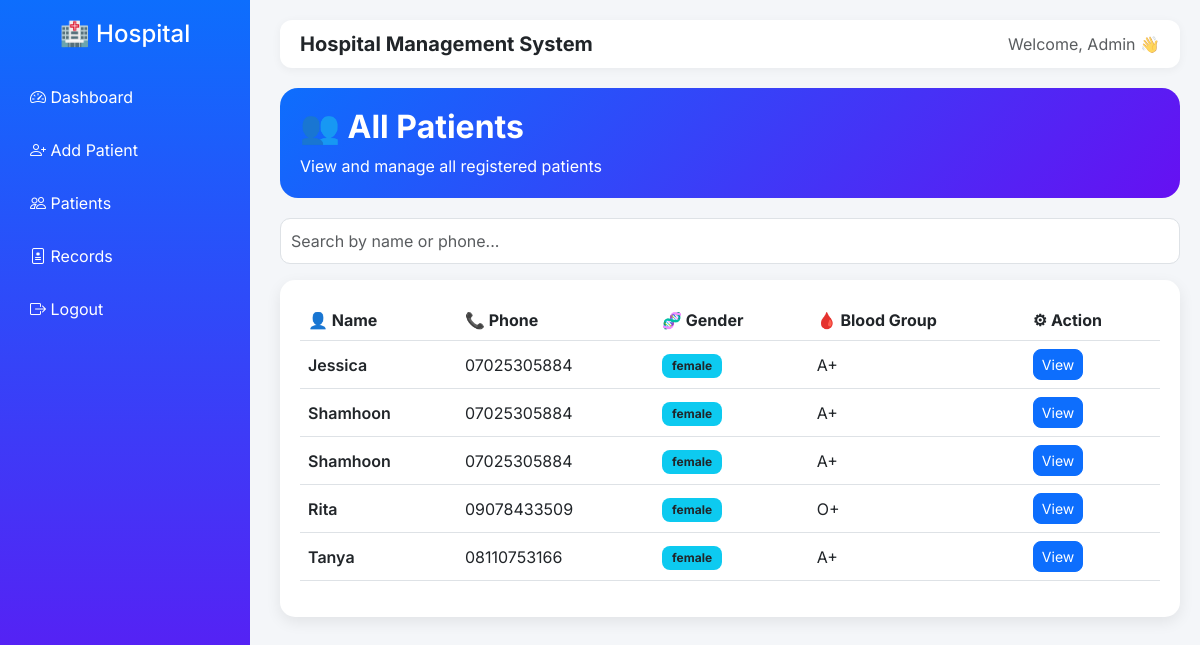
Page /patients on the committed database.
### model.py (models this page shows)
class Patient(db.Model):
    id = db.Column(db.Integer, primary_key=True)
    full_name = db.Column(db.String(100))
    gender = db.Column(db.String(10))
    date_of_birth = db.Column(db.String(20))
    phone = db.Column(db.String(20))
    email = db.Column(db.String(100))
    address = db.Column(db.String(200))
    blood_group = db.Column(db.String(5))
    genotype = db.Column(db.String(5))
    created_at = db.Column(db.DateTime, default=datetime.utcnow)

### app.py (the view)
@app.route('/patients')
def patients():
    all_patients = Patient.query.all()
    return render_template('patients.html', patients=all_patients)

### templates/patients.html (shortened to what this page needs)
{% extends "base.html" %}
{% block content %}
<div class="page-header">
    <h2 class="fw-bold">👥 All Patients</h2>
    <p class="mb-0">View and manage all registered patients</p>
</div>
<div class="mb-3">
    <input type="text" id="searchInput" class="form-control search-box"
           placeholder="Search by name or phone...">
</div>
<div class="card-box">
    <table class="table table-hover align-middle" id="patientTable">
        <thead>
            <tr>
                <th>👤 Name</th>
                <th>📞 Phone</th>
                <th>🧬 Gender</th>
                <th>🩸 Blood Group</th>
                <th>⚙ Action</th>
            </tr>
        </thead>
        <tbody>
            {% for p in patients %}
            <tr>
                <td class="fw-semibold">{{ p.full_name }}</td>
                <td>{{ p.phone }}</td>
                <td>
                    <span class="badge bg-info text-dark badge-gender">
                        {{ p.gender }}
                    </span>
                </td>
                <td>{{ p.blood_group }}</td>
                <td>
                    <a href="/patient/{{ p.id }}" class="btn btn-sm btn-primary btn-view">
                        View
                    </a>
                </td>
            </tr>
            {% endfor %}
        </tbody>
    </table>
</div>
{% endblock %}

### templates/base.html (style rules this page uses)
body { font-family: 'Inter', sans-serif; background: #f4f6f9; }

### templates/patients.html (style rules this page uses)
.page-header { background: linear-gradient(135deg, #0d6efd, #6610f2); color: white; padding: 20px; border-radius: 18px; margin-bottom: 20px; }
.card-box { background: white; border-radius: 15px; box-shadow: 0 5px 15px rgba(0,0,0,0.08); padding: 20px; }
.table thead { background: #0d6efd; color: white; }
.btn-view { border-radius: 8px; }
.search-box { border-radius: 10px; padding: 10px; }
.badge-gender { padding: 6px 10px; border-radius: 8px; }

### rows in the picture
Patient: full_name "Jessica", phone "07025305884", gender "female", blood_group "A+"
Patient: full_name "Shamhoon", phone "07025305884", gender "female", blood_group "A+"
Patient: full_name "Shamhoon", phone "07025305884", gender "female", blood_group "A+"
Patient: full_name "Rita", phone "09078433509", gender "female", blood_group "O+"
Patient: full_name "Tanya", phone "08110753166", gender "female", blood_group "A+"
